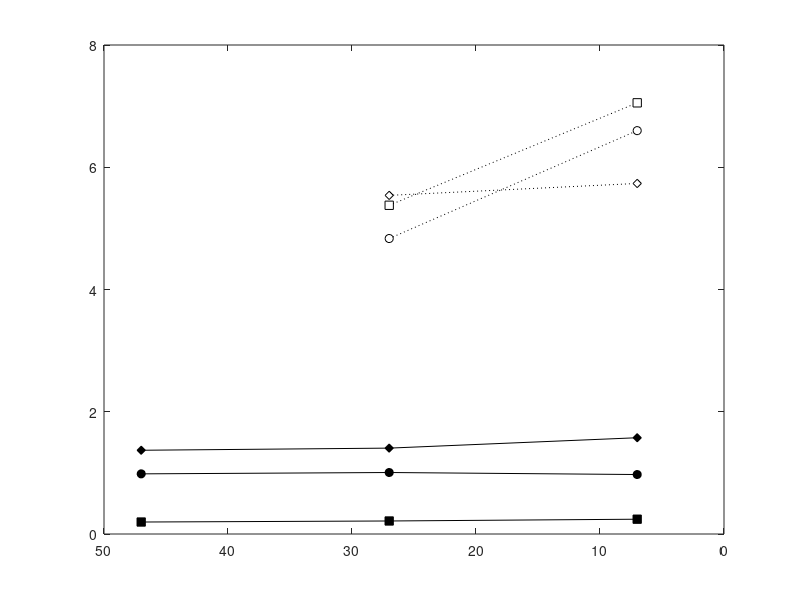

This chart was generated by the following MATLAB code:
% Superimposing line plots on an existing plot
n = [47 27 7];

x = [0.984 1.006 0.973
0.196 0.213 0.242
1.370 1.405 1.575
];

y = [0 4.834 6.599
0 5.378 7.054
0 5.540 5.735
];

set(gca, 'XColor', 'black', 'YColor', 'black');
xlabel('# GCP');
ylabel('RMSE');

plot(n, x (1 , :), 'k-o', 'MarkerFaceColor', [0 0 0]);
set(gca, 'XDir', 'reverse', 'YDir', 'normal');
hold on
plot(n, x (2 , :), 'k-s', 'MarkerFaceColor', [0 0 0]);
hold on
plot(n, x (3 , :), 'k-d', 'MarkerFaceColor', [0 0 0]);
%legend('mx GCP', 'my', 'mz')

hold on
plot(n (2 : 3), y (1, 2 : 3), 'k:o', 'MarkerFaceColor', [1 1 1]);
hold on
plot(n (2 : 3), y (2, 2 : 3), 'k:s', 'MarkerFaceColor', [1 1 1]);
hold on
plot(n (2 : 3), y (3, 2 : 3), 'k:d', 'MarkerFaceColor', [1 1 1]);